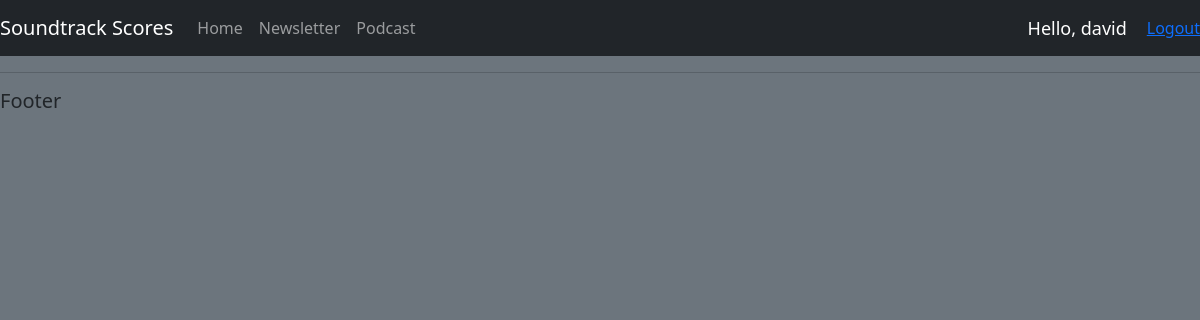
/episode/1/ (signed in), run on an earlier commit of the app's database.
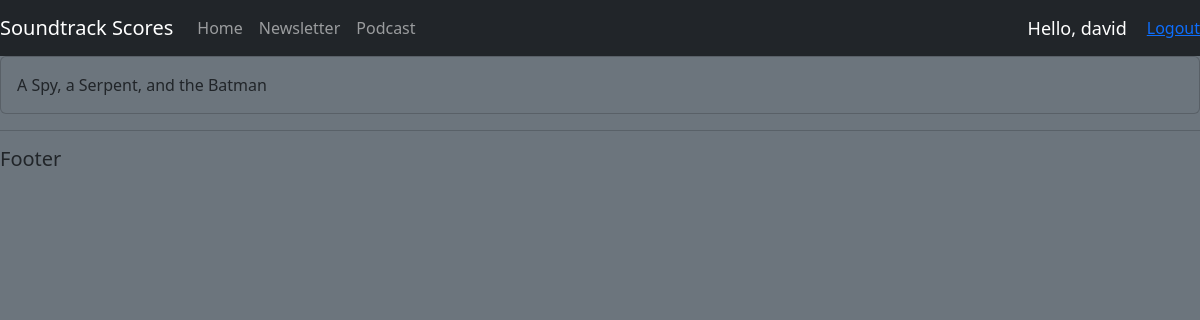
And on a later commit of the database.
### newsletter/models.py (models this page shows, shortened)
class Video(models.Model):
    episode = models.ForeignKey(Episode, related_name='videos', null=True, blank=True, on_delete=models.CASCADE)
    title = models.CharField(max_length=200)
    added = models.DateTimeField(auto_now_add=True)
    url = EmbedVideoField()
    class Meta:
        ordering = [ '-added' ]

### newsletter/views.py (the view)
# urls.py: path('episode/<str:pk>/', views.episode, name="episode"),
def episode(request, pk):
    episode = Episode.objects.get(id=pk)
    videos = episode.videos.all()
    context = { 'episode': episode, 'videos': videos }
    return render(request, 'newsletter/episode.html', context)

### newsletter/templates/newsletter/episode.html (shortened to what this page needs)
{% extends 'newsletter/main.html' %}
{% load embed_video_tags %}
{% load static %}
{% block content %}
{% for video in videos %}
<div class="card card-body bg-secondary">
    {{ video.title }}
</div>
{% endfor %}
{% endblock %}

### newsletter/templates/newsletter/main.html (shortened to what this page needs)
{% load static %}
<!DOCTYPE html>
<html>
<head>
    <link href="https://cdn.jsdelivr.net/npm/bootstrap@5.2.2/dist/css/bootstrap.min.css" rel="stylesheet">
    <link rel="stylesheet" type="text/css" href="{% static '/css/main.css' %}">
</head>
<body class="bg-secondary">
    {% include 'newsletter/navbar.html' %}
    {% block content%}
    {% endblock %}
    <hr>
    <h5 class="footer">Footer</h5>
</body>
</html>

### newsletter/templates/newsletter/navbar.html (shortened to what this page needs)
{% load static %}
<nav class="navbar navbar-expand-lg sticky-top navbar-dark bg-dark">
    <a class="navbar-brand" href="{% url 'home' %}">Soundtrack Scores</a>
    <div class="collapse navbar-collapse" id="navbarNav">
        <ul class="navbar-nav">
            <li class="nav-item active">
                <a class="nav-link" href="{% url 'home' %}">Home</a>
            </li>
            <li class="nav-item">
                <a class="nav-link" href="{% url 'newsletter' %}">Newsletter</a>
            </li>
            <li class="nav-item">
                <a class="nav-link" href="{% url 'podcast' %}">Podcast</a>
            </li>
        </ul>
    </div>
    {% if request.user.is_authenticated %}
        <span class="hello-msg">Hello, {{ request.user }}</span>
        <span><a href="{% url 'logout' %}">Logout</a></span>
    {% endif %}
</nav>

### newsletter/templates/newsletter/navbar.html (style rules this page uses)
.hello-msg { font-size: 18px; color: #fff; margin-right: 20px; }

What changed in the data, as far as the page shows it:
added Video: title "A Spy, a Serpent, and the Batman"
